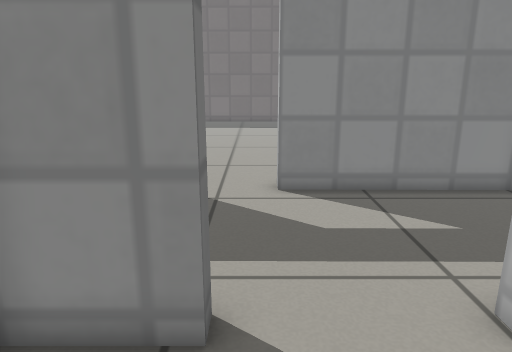
view 1 (above)

17 first-person views from a walk through a Gazebo world. The camera is 0.71 m above the floor, tilts 14° down and sees 70° across. The floor is counted in squares, 0.25 m on a side. Each view is taken from the middle of a square. On the plan, view 1 faces up. The plan holds only what a view shows up to about 20 squares ahead; the rest is blank. Gazebo's built-in surfaces are drawn with simple patterns.

view 2
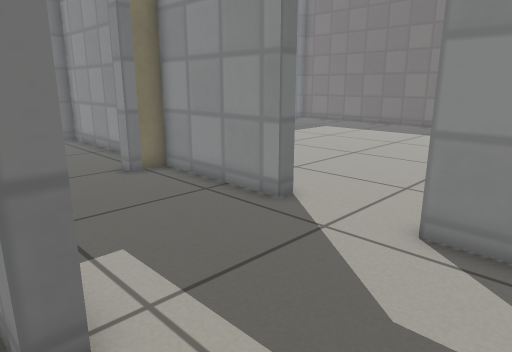

view 3
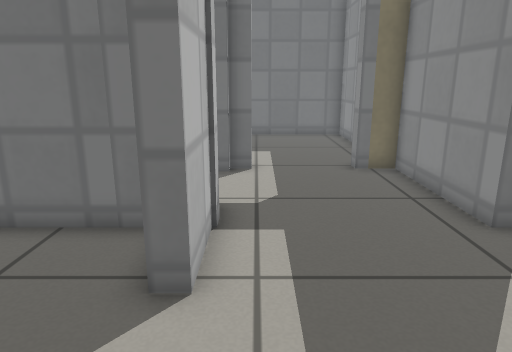

view 4
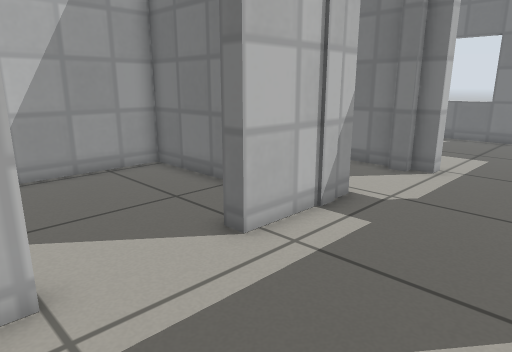

view 5
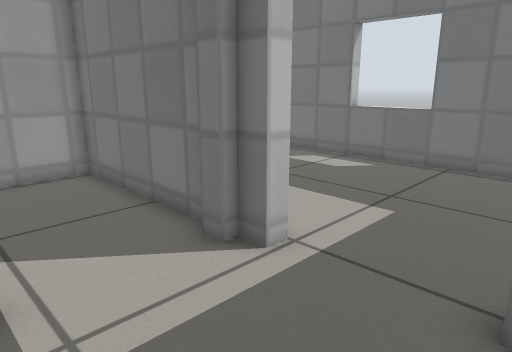

view 6
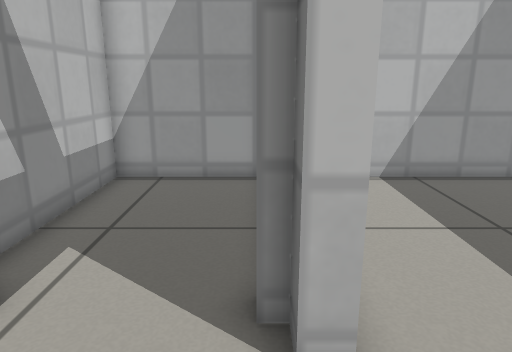

view 7
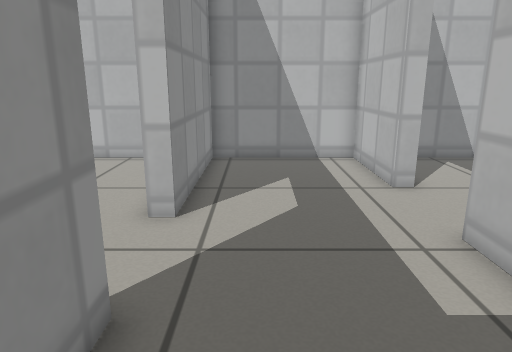

view 8
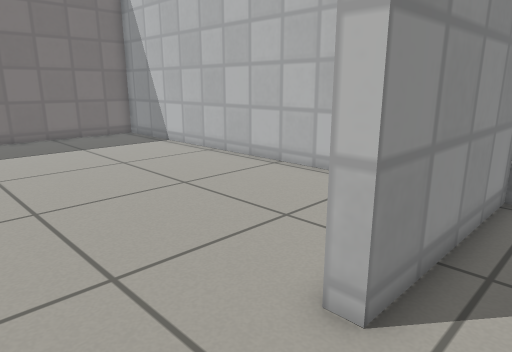

view 9
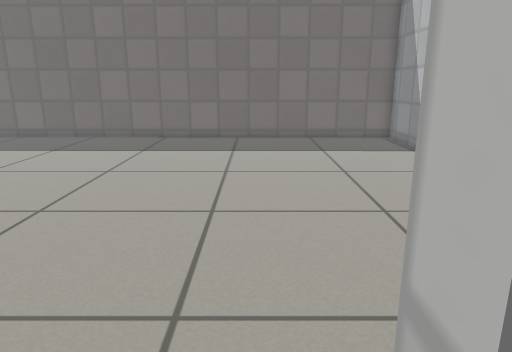

view 10
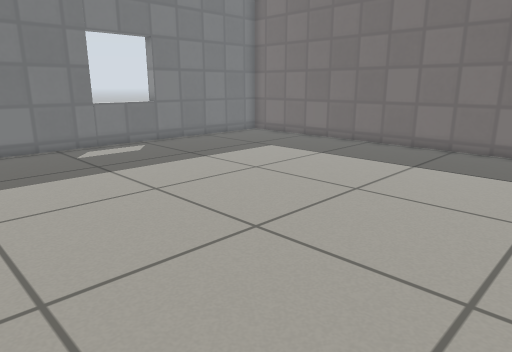

view 11
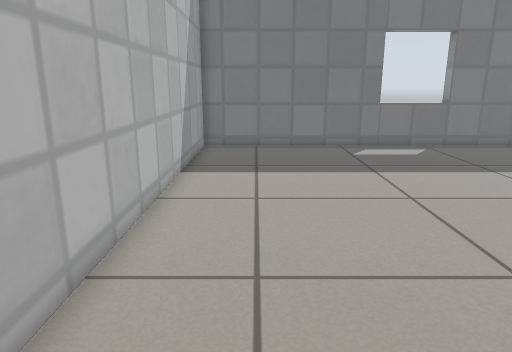

view 12
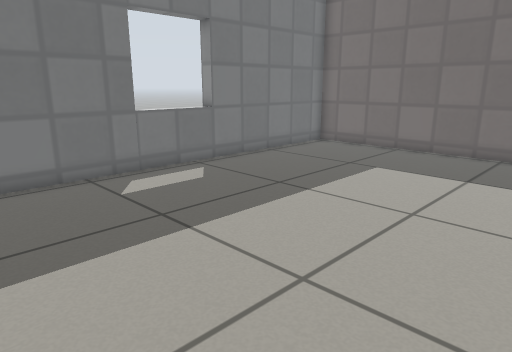

view 13
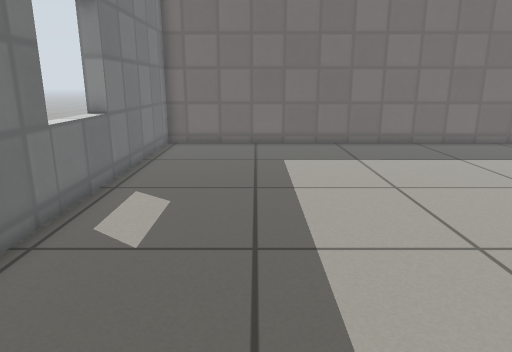

view 14
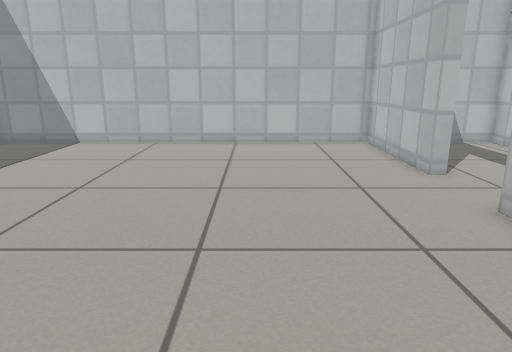

view 15
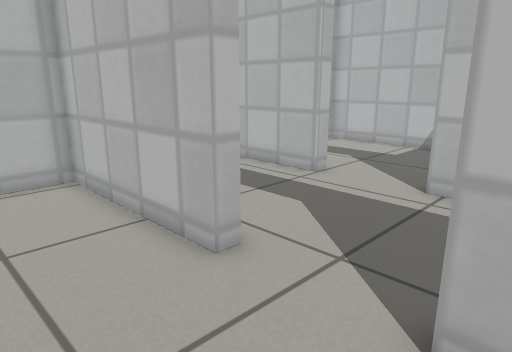

view 16
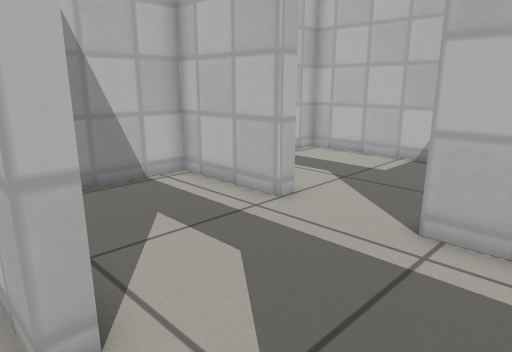

view 17
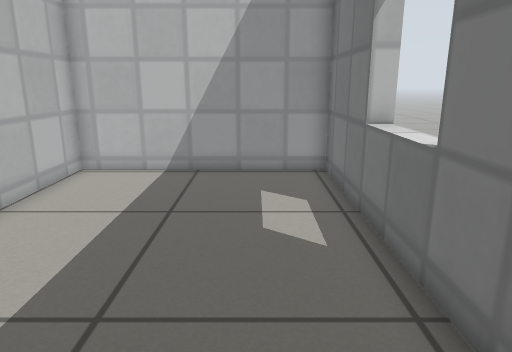

### Floor plan
Points are (right, up) in squares from view 1. A wall is a line through its corners. A room is listed if a view was taken in it or the views show most of it. See-through windows are left out.
Room 1 (views 1, 2)
walls: (-0.6, 3.5) (-2.8, 3.5); (-3, 2.8) (-3, -3.2) (7.4, -3.2) (7.4, 1.6)
ways out: open door at (1.5, 4) to room 2
Room 2 (views 3, 4, 5, 6, 7, 8, 9)
walls: (-3, 9.8) (-8.4, 9.8) (-8.4, 8.5); (-4.5, 4.1) (-0.6, 4.1); (3, 4.1) (7.4, 4.1) (7.4, 9.7) (0.6, 9.8); (-8.4, 4.8) (-8.4, 4.1)
ways out: open door at (1.5, 4) to room 1; open door at (-1.5, 10) to room 3; open door at (-9, 6.5) to room 4; open door at (-6.5, 4) to room 5
Room 3 (views 10, 11, 12, 13, 14, 15, 16)
walls: (0.6, 10.4) (7.4, 10.3) (7.4, 29.1) (-17.4, 29.3) (-17.4, 10.5) (-3, 10.4)
ways out: open door at (-1.5, 10) to room 2
Room 4 (view 17)
walls: (-17.4, 6.8) (-17.4, -3.2) (-9, -3.2) (-9, 0.9); (-12, 9.9) (-17.4, 9.9) (-17.4, 9.3)
ways out: open door at (-9, 6.5) to room 2
Room 5 (no view inside)
walls: (-8.4, 3.4) (-8.4, -3.2) (-3.6, -3.2) (-3.6, 2.3)
ways out: open door at (-6.5, 4) to room 2

Positions as (right, up) in squares from view 1, and headings:
1: (0, 0), facing up
2: (3, 3), facing up-left
3: (4, 5), facing left
4: (4, 9), facing down-left
5: (-4, 9), facing down-left
6: (-8, 8), facing down
7: (-7, 8), facing right
8: (-3, 8), facing up-right
9: (0, 9), facing up
10: (0, 12), facing up-left
11: (0, 13), facing left
12: (-6, 13), facing up-left
13: (-13, 11), facing up
14: (-11, 16), facing right
15: (-4, 14), facing down-right
16: (-3, 11), facing down-right
17: (-15, 9), facing down
